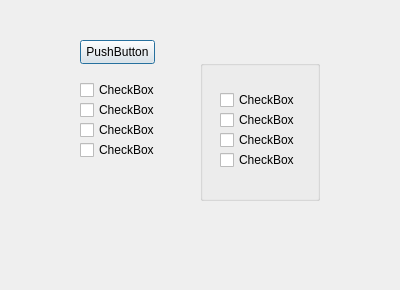
<?xml version="1.0" encoding="UTF-8"?>
<ui version="4.0">
 <class>Dialog</class>
 <widget class="QDialog" name="Dialog">
  <property name="geometry">
   <rect>
    <x>0</x>
    <y>0</y>
    <width>400</width>
    <height>290</height>
   </rect>
  </property>
  <property name="windowTitle">
   <string>Dialog</string>
  </property>
  <widget class="QCheckBox" name="checkBox">
   <property name="geometry">
    <rect>
     <x>80</x>
     <y>80</y>
     <width>76</width>
     <height>20</height>
    </rect>
   </property>
   <property name="text">
    <string>CheckBox</string>
   </property>
  </widget>
  <widget class="QPushButton" name="pushButton">
   <property name="geometry">
    <rect>
     <x>80</x>
     <y>40</y>
     <width>75</width>
     <height>24</height>
    </rect>
   </property>
   <property name="text">
    <string>PushButton</string>
   </property>
  </widget>
  <widget class="QCheckBox" name="checkBox_2">
   <property name="geometry">
    <rect>
     <x>80</x>
     <y>100</y>
     <width>76</width>
     <height>20</height>
    </rect>
   </property>
   <property name="text">
    <string>CheckBox</string>
   </property>
  </widget>
  <widget class="QCheckBox" name="checkBox_3">
   <property name="geometry">
    <rect>
     <x>80</x>
     <y>140</y>
     <width>76</width>
     <height>20</height>
    </rect>
   </property>
   <property name="text">
    <string>CheckBox</string>
   </property>
  </widget>
  <widget class="QCheckBox" name="checkBox_4">
   <property name="geometry">
    <rect>
     <x>80</x>
     <y>120</y>
     <width>76</width>
     <height>20</height>
    </rect>
   </property>
   <property name="text">
    <string>CheckBox</string>
   </property>
  </widget>
  <widget class="QGroupBox" name="groupBox">
   <property name="geometry">
    <rect>
     <x>200</x>
     <y>60</y>
     <width>120</width>
     <height>141</height>
    </rect>
   </property>
   <property name="minimumSize">
    <size>
     <width>0</width>
     <height>141</height>
    </size>
   </property>
   <property name="maximumSize">
    <size>
     <width>120</width>
     <height>16777215</height>
    </size>
   </property>
   <widget class="QCheckBox" name="checkBox_8">
    <property name="geometry">
     <rect>
      <x>20</x>
      <y>70</y>
      <width>76</width>
      <height>20</height>
     </rect>
    </property>
    <property name="text">
     <string>CheckBox</string>
    </property>
   </widget>
   <widget class="QCheckBox" name="checkBox_6">
    <property name="geometry">
     <rect>
      <x>20</x>
      <y>90</y>
      <width>76</width>
      <height>20</height>
     </rect>
    </property>
    <property name="text">
     <string>CheckBox</string>
    </property>
   </widget>
   <widget class="QCheckBox" name="checkBox_7">
    <property name="geometry">
     <rect>
      <x>20</x>
      <y>30</y>
      <width>76</width>
      <height>20</height>
     </rect>
    </property>
    <property name="text">
     <string>CheckBox</string>
    </property>
   </widget>
   <widget class="QCheckBox" name="checkBox_5">
    <property name="geometry">
     <rect>
      <x>20</x>
      <y>50</y>
      <width>76</width>
      <height>20</height>
     </rect>
    </property>
    <property name="text">
     <string>CheckBox</string>
    </property>
   </widget>
  </widget>
 </widget>
 <resources/>
 <connections/>
</ui>
